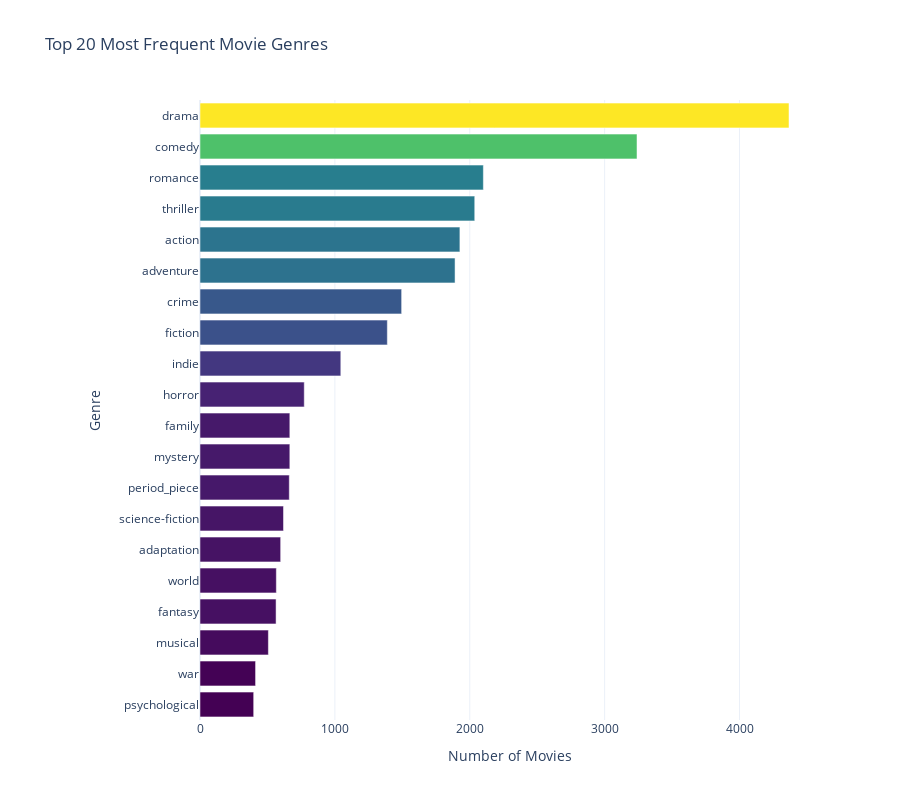

The cell this chart's notebook holds for it:
### Markdown cell above
### Which genres have the highest average box office revenue?
- Display highest average box office revenue by genre (of the most 20 relevante genres).

### Code cell
# Explode the genres column and count occurrences
genre_counts = df_movies['genres'].explode().value_counts()

# Create a DataFrame from the counts
genre_counts_df = pd.DataFrame(genre_counts.items(), columns=['genre', 'count']).sort_values(by='count', ascending=False)

# Get the top 20 genres
top_genres = genre_counts_df.head(20).sort_values(by='count', ascending=True)

# Create a Plotly horizontal bar chart
fig = px.bar(
    top_genres,
    x='count',
    y='genre',
    orientation='h',  # Horizontal bar chart
    color='count',     # Color bars based on the count
    color_continuous_scale='viridis',  # Viridis color scale
    title='Top 20 Most Frequent Movie Genres',
    labels={'count': 'Number of Movies', 'genre': 'Genre'}
)

# Customize the layout
fig.update_layout(
    xaxis_title="Number of Movies",
    yaxis_title="Genre",
    template="plotly_white",  # Clean background template
    coloraxis_showscale=False,  # Hide the color scale
    margin=dict(l=200),  # Increase left margin to allow space for genre labels
    height=800,          # Increase chart height for better spacing
)

# Show the chart
fig.show()

# Save the chart as an HTML file
fig.write_html("assets/ploty-img/top_genres.html")

### Figure 1 — Plotly figure (JSON) as saved in the notebook; plotly's stock layout.template omitted (floating-point values rounded to 4 significant figures)
{"data": [{"alignmentgroup": "True", "hovertemplate": "Number of Movies=%{marker.color}<br>Genre=%{y}<extra></extra>", "legendgroup": "", "marker": {"color": [398, 412, 507, 564, 566, 598, 619, 662, 666, 666, 773, 1044, 1389, 1495, 1891, 1927, 2037, 2101, 3240, 4367], "coloraxis": "coloraxis", "pattern": {"shape": ""}}, "name": "", "offsetgroup": "", "orientation": "h", "showlegend": false, "textposition": "auto", "type": "bar", "x": [398, 412, 507, 564, 566, 598, 619, 662, 666, 666, 773, 1044, 1389, 1495, 1891, 1927, 2037, 2101, 3240, 4367], "xaxis": "x", "y": ["psychological", "war", "musical", "fantasy", "world", "adaptation", "science-fiction", "period_piece", "mystery", "family", "horror", "indie", "fiction", "crime", "adventure", "action", "thriller", "romance", "comedy", "drama"], "yaxis": "y"}], "layout": {"barmode": "relative", "coloraxis": {"colorbar": {"title": {"text": "Number of Movies"}}, "colorscale": [[0, "#440154"], [0.1111, "#482878"], [0.2222, "#3e4989"], [0.3333, "#31688e"], [0.4444, "#26828e"], [0.5556, "#1f9e89"], [0.6667, "#35b779"], [0.7778, "#6ece58"], [0.8889, "#b5de2b"], [1, "#fde725"]], "showscale": false}, "height": 800, "legend": {"tracegroupgap": 0}, "margin": {"l": 200}, "title": {"text": "Top 20 Most Frequent Movie Genres"}, "xaxis": {"anchor": "y", "domain": [0, 1], "title": {"text": "Number of Movies"}}, "yaxis": {"anchor": "x", "domain": [0, 1], "title": {"text": "Genre"}}}}
